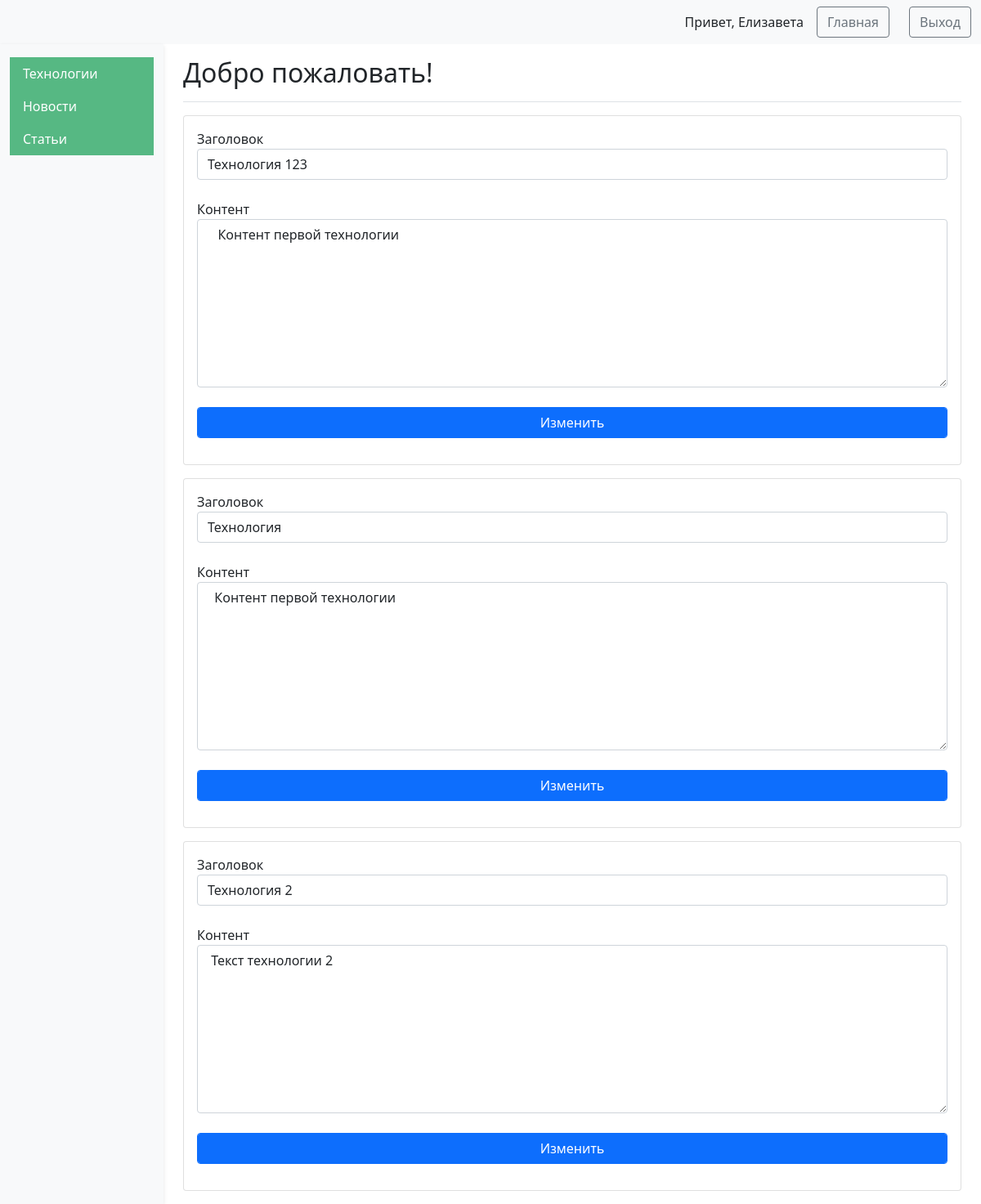
Screenshot of /tech_admin (signed in) with the database file from the repository.
### tables this page shows
CREATE TABLE users (
    id INTEGER PRIMARY KEY AUTOINCREMENT,
    name TEXT NOT NULL,
    email TEXT NOT NULL,
    psw TEXT NOT NULL,
    is_admin INTEGER NOT NULL
);

CREATE TABLE technologies (
    id INTEGER PRIMARY KEY AUTOINCREMENT,
    summary TEXT NOT NULL,
    content TEXT NOT NULL
);

### app.py (the view)
@app.route("/tech_admin", methods= ["POST", "GET"])
@login_required
def tech_admin():
    if request.method == "POST" :
        res = dbase.updateTechn(request.form['summary'], request.form['content'], request.form['id'])
        if not res:
            flash('Ошибка добавления статьи', category= 'error')
        else:
            flash('Статья добавлена успешно', category='success')
    return render_template(
        'technol_admin.html',
        posts= dbase.getTechnJSON(),
        user_name=current_user.get_name(),
        is_admin=int(current_user.get_admin())
    )

### DataBase.py (called while the page is built)
    def getTechnJSON(self):
        sql = '''SELECT * FROM technologies'''
        try:
            self.__cur.execute(sql)
            res = self.__cur.fetchall()
            if res:
                blocks_list = [dict(ix) for ix in res]
                return blocks_list
        except:
            return False
        return []

    def getUser(self, user_id):
        try:
            self.__cur.execute(f"SELECT * FROM users WHERE id = {user_id} LIMIT 1")
            res = self.__cur.fetchone()
            if not res:
                print("Пользовательн не найден")
                return False
            return res
        except sqlite3.Error as e:
            print("Ошибка получения из БД "+str(e))
        return False

### UserLogin.py (called while the page is built)
    def fromDB(self, user_id, db):
        self.__user = db.getUser(user_id)
        return self

    def get_name(self):
        return str(self.__user['name'])

    def get_admin(self):
        return str(self.__user['is_admin'])

### app.py (called while the page is built)
@app.before_request
def before_request():
     global dbase
     db = get_db()
     dbase = DataBase(db)

@login_manager.user_loader #Загрузка пользователя
def load_user(user_id):
    return UserLogin().fromDB(user_id, dbase)

def connect_db():
    conn = sqlite3.connect(app.config['DATABASE'])
    conn.row_factory = sqlite3.Row
    return conn

def get_db():
    if not hasattr(g, 'link_db'):
        g.link_db = connect_db()
    return g.link_db

### templates/technol_admin.html (shortened to what this page needs)
<!DOCTYPE html>
<html lang="en">
<head>
	<link href="https://cdn.jsdelivr.net/npm/bootstrap@5.1.3/dist/css/bootstrap.min.css" rel="stylesheet">
</head>
<body>
<nav class="navbar navbar-expand-lg navbar-light bg-light">
	<div class="container-fluid">
		<div class="d-flex align-items-center">
			<span class="me-3">Привет, {{user_name}}</span>
            <a href="{{ url_for('index') }}" class="btn btn-outline-secondary me-4">Главная</a>
			<a href="{{ url_for('logout') }}" class="btn btn-outline-secondary">Выход</a>
		</div>
	</div>
</nav>
<div class="container-fluid">
	<div class="row">
		{% if is_admin == 1 %}
			<nav id="sidebarMenu" class="col-md-3 col-lg-2 d-md-block bg-light sidebar collapse">
				<div class="position-sticky pt-3">
					<ul class="nav flex-column">
						<li class="nav-item">
							<a class="nav-link active" aria-current="page" href="{{ url_for('index') }}">
								Технологии
							</a>
							<a class="nav-link active" aria-current="page" href="{{ url_for('index') }}">
								Новости
							</a>
							<a class="nav-link active" aria-current="page" href="{{ url_for('index') }}">
								Статьи
							</a>
						</li>
					</ul>
				</div>
			</nav>
		{% endif %}
		<main class="col-md-9 ms-sm-auto col-lg-10 px-md-4">
			<div class="d-flex justify-content-between flex-wrap flex-md-nowrap align-items-center pt-3 pb-2 mb-3 border-bottom">
				<h1 class="h2">Добро пожаловать!</h1>
			</div>
			{% if posts == () %}
                <h5 class="card-title">Технологий пока нету</h5>
            {% else %}
				{% for post in posts %}
					{% if is_admin == 1 %}
						<form action="{{url_for('tech_admin')}}" method="post" class="form-contact">
							<div class="card mb-3">
								<div class="card-body">
									<label class="d-flex flex-column">Заголовок<input class="form-control" type="text" value="{{ post['summary'] }}" name="summary"> <br></label>
									<label class="d-flex flex-column">Контент<textarea class="form-control" value="{{ post['content'] }}" name="content" rows="8" cols="55"> {{ post['content'] }}</textarea> <br></label>
									<p><button class="form-control color-primary btn btn-primary" type="submit">Изменить</button>
								</div>
							</div>
						</form>
					{% endif %}
				{% endfor %}
			{% endif %}
		</main>
	</div>
</div>
</body>
</html>

### templates/technol_admin.html (style rules this page uses)
#sidebarMenu { min-height: 100vh; box-shadow: 0 2px 5px rgba(0, 0, 0, 0.1); z-index: 1000; }
.sidebar .nav-link { border-radius: 0; color: #333; }
.sidebar .nav-link.active { background-color: #56B883; color: white; }

### rows the page displays
users: name "Елизавета"
technologies: summary "Технология 123", content "Контент первой технологии"
technologies: summary "Технология", content "Контент первой технологии"
technologies: summary "Технология 2", content "Текст технологии 2"
